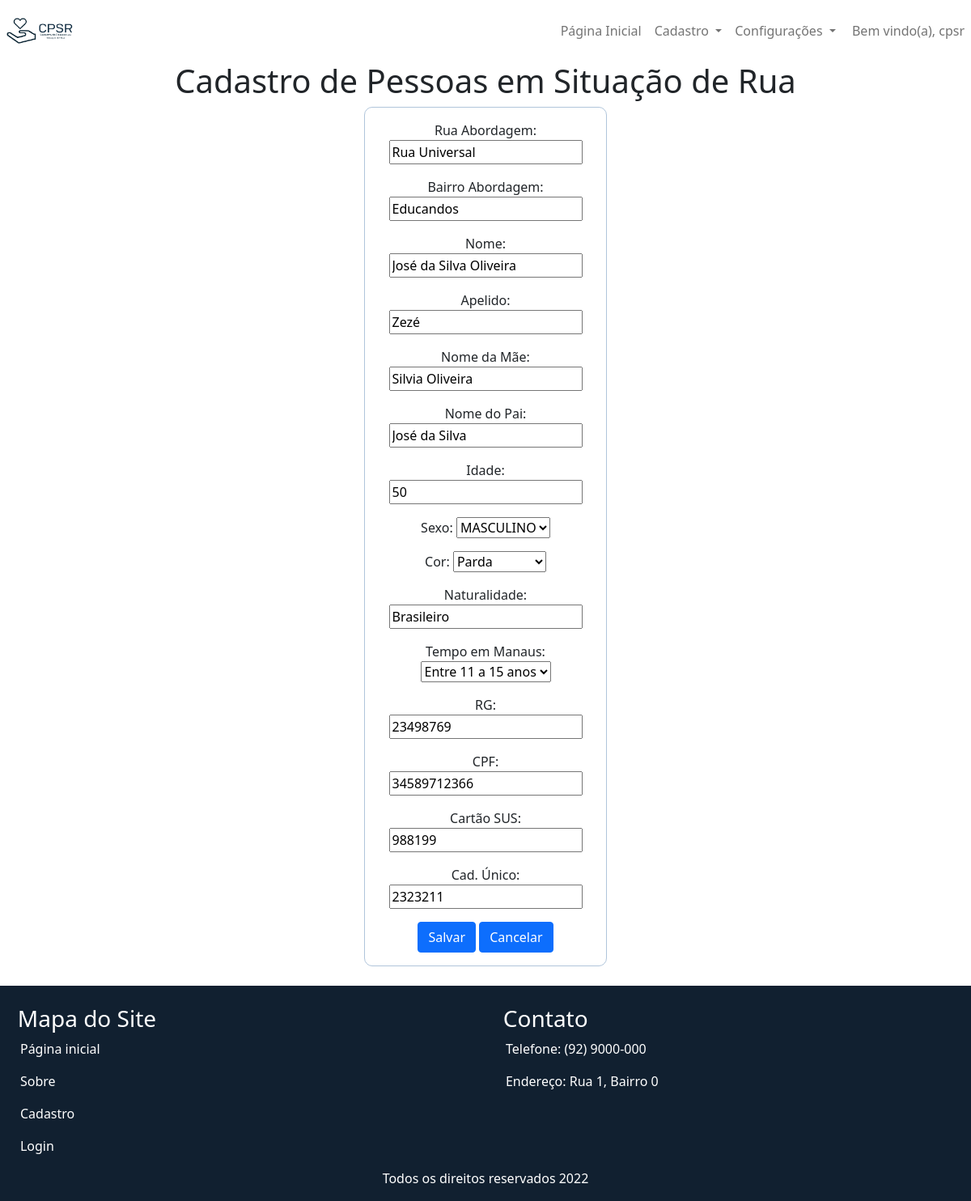
Screenshot of /morador/update/1/ (signed in) with the database file from the repository.
### morador/models.py (models this page shows, shortened)
class Morador(models.Model):
    ruaAbordagem = models.CharField(max_length=50, null=True, verbose_name='Rua Abordagem')
    bairroAbordagem = models.CharField(max_length=50, null=True, verbose_name='Bairro Abordagem')
    nome = models.CharField(max_length=50, null=True, verbose_name='Nome')
    apelido = models.CharField(max_length=30, null=True, verbose_name='Apelido')
    nomeMAe = models.CharField(max_length=50, null=True, verbose_name='Nome da Mãe')
    nomePai = models.CharField(max_length=50, null=True, verbose_name='Nome do Pai')
    idade = models.IntegerField(blank=True, null=True, verbose_name='Idade')
    sexo = models.CharField(max_length=10, choices=sexo_psr, null=True)
    cor = models.CharField(max_length=10, choices=cor, null=True)
    naturalidade = models.CharField(max_length=25, null=True, verbose_name='Naturalidade')
    tempoManaus = models.CharField(max_length=20, choices=tempoManau, null=True, verbose_name='Tempo em Manaus')
    rg = models.CharField(max_length=30, null=True, verbose_name='RG')
    cpf = models.CharField(max_length=11, null=True, verbose_name='CPF')
    cartaoSus = models.CharField(max_length=30, null=True, verbose_name='Cartão SUS')
    cadUnico = models.CharField(max_length=30, null=True, verbose_name='Cad. Único')
    last_update = models.DateTimeField(auto_now_add=False, auto_now=True, null=True, verbose_name='Última alteração')
    timestamp = models.DateTimeField(auto_now_add=True, auto_now=False, null=True, verbose_name='Data de Cadastro')

### morador/views.py (the view)
# urls.py: path('update/<int:pk>/', views.MoradorUpdate.as_view(), name='update'),
class MoradorUpdate(UpdateView):
    model = Morador
    fields = '__all__'
    success_url = reverse_lazy('morador:list')

### cpsr/templates/morador/morador_form.html (shortened to what this page needs)
{% extends 'base.html' %}
{% block content %}
{% load static %}
{% if request.user.is_authenticated %}
<head>
</head>
<body>
    <center>
    <h1>Cadastro de Pessoas em Situação de Rua</h1>
    </center>
    <form method="post" action=".">
        <div class="col-8 col-sm-6 col-lg-3 col-xl-3 mx-auto m-auto login">
            <div class="login-box text-center">
                {{ form.as_p }}
                <input class="btn btn-primary" type="submit" value="Salvar">
                <input class="btn btn-primary" type="reset" value="Cancelar" onclick="location.href = '{% url 'morador:list' %}'">
            </div>
        </div>
    </form>
</body>
{% else %}
Acesso Negado! Realize o login para continuar.
{% endif %}
{% endblock %}

### cpsr/templates/base.html (shortened to what this page needs)
{% load static %}
<!DOCTYPE html>
<html lang="pt-br">
<head>
  <link href="https://cdn.jsdelivr.net/npm/bootstrap@5.1.1/dist/css/bootstrap.min.css" rel="stylesheet"
 />
  <link href="{% static '/css/base.css' %}" rel="stylesheet" />
  <nav class="navbar navbar-expand-lg navbar-light navbar-cpsr">
    <a class="navbar-brand" href="/">
      <img src="{% static '/img/logo-cpsr-retangulo.png' %}" width="100" height="50" class="d-inline-block align-center"
        alt="" />
    </a>
    <div class="collapse navbar-collapse justify-content-end" id="navbarNav">
      <ul class="navbar-nav">
        {% if user.is_authenticated %}
        <li class="nav-item active">
          <a class="nav-link" href="/dashboard/">&nbsp;Página Inicial</a>
        </li>
        {% else %}
        <li class="nav-item active">
          <a class="nav-link" href="/">&nbsp;Página Inicial</a>
        </li>
        {% endif %}
        <li class="nav-item dropdown">
          <a class="nav-link dropdown-toggle" href="#" id="navbarDropdown" role="button" data-toggle="dropdown" aria-haspopup="true" aria-expanded="false">
            Cadastro
          </a>
        {% if user.is_authenticated %}
        <li class="nav-item dropdown">
          <a class="nav-link dropdown-toggle" href="#" id="navbarDropdown" role="button" data-toggle="dropdown" aria-haspopup="true" aria-expanded="false">
            Configurações
          </a>
      </li>
        <li class="nav-item pull-right">
          <a class="nav-item nav-link">&nbsp;Bem vindo(a), {{user.get_username}}</a>
        </li>
      {% endif %}
    </div>
  </nav>
</head>
<body>
  {% block content %} {% endblock %}
</body>
  <footer>
    <div style="display: grid; grid-template-columns: 1fr 1fr ; background-color: #112030; color: white;">
    <div>&nbsp;
      <h3>&nbsp;&nbsp;&nbsp;Mapa do Site</h3>
      <p>&nbsp;&nbsp;&nbsp;&nbsp;&nbsp;&nbsp;Página inicial</p>
      <p>&nbsp;&nbsp;&nbsp;&nbsp;&nbsp;&nbsp;Sobre</p>
      <p>&nbsp;&nbsp;&nbsp;&nbsp;&nbsp;&nbsp;Cadastro</p>
      <p>&nbsp;&nbsp;&nbsp;&nbsp;&nbsp;&nbsp;Login</p>
    </div>
    <div>&nbsp;
      <h3>&nbsp;&nbsp;&nbsp;Contato</h3>
      <p>&nbsp;&nbsp;&nbsp;&nbsp;&nbsp;&nbsp;Telefone: (92) 9000-000</p>
      <p>&nbsp;&nbsp;&nbsp;&nbsp;&nbsp;&nbsp;Endereço: Rua 1, Bairro 0</p>
    </div>
  </div>
  <span class="d-flex justify-content-center" style="background-color: #112030; color: white;">
  <p>Todos os direitos reservados 2022</p>
  </span>
  </footer>
</html>

### cpsr/static/css/base.css (style rules this page uses)
.navbar-cpsr { background-color: white; }
.login > .login-box { border: 1px solid #b0c5db; border-radius: 10px; padding: 1rem; }

### rows the page displays
Morador: ruaAbordagem "Rua Universal", bairroAbordagem "Educandos", nome "José da Silva Oliveira", apelido "Zezé", nomeMAe "Silvia Oliveira", nomePai "José da Silva", idade "50", sexo "MASCULINO", cor "Parda", naturalidade "Brasileiro", tempoManaus "Entre 11 a 15 anos", rg "23498769", cpf "34589712366", cartaoSus "988199", cadUnico "2323211"

### other values shown
{{ user.get_username }} "cpsr"
